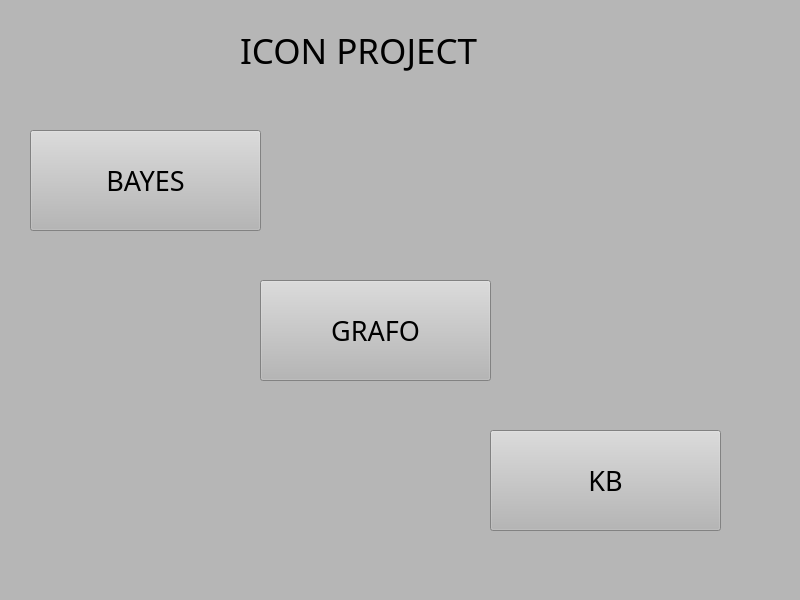
<?xml version="1.0" encoding="UTF-8"?>
<ui version="4.0">
 <class>Form</class>
 <widget class="QWidget" name="Form">
  <property name="geometry">
   <rect>
    <x>0</x>
    <y>0</y>
    <width>800</width>
    <height>600</height>
   </rect>
  </property>
  <property name="windowTitle">
   <string>Form</string>
  </property>
  <property name="windowOpacity">
   <double>1.000000000000000</double>
  </property>
  <property name="styleSheet">
   <string notr="true">background-color: rgb(182, 182, 182);</string>
  </property>
  <widget class="QPushButton" name="pushButtonBayes">
   <property name="geometry">
    <rect>
     <x>30</x>
     <y>130</y>
     <width>231</width>
     <height>101</height>
    </rect>
   </property>
   <property name="font">
    <font>
     <family>Bauhaus 93</family>
     <pointsize>20</pointsize>
     <weight>50</weight>
     <italic>false</italic>
     <bold>false</bold>
     <strikeout>false</strikeout>
    </font>
   </property>
   <property name="text">
    <string>BAYES</string>
   </property>
  </widget>
  <widget class="QPushButton" name="pushButtonGrafo">
   <property name="geometry">
    <rect>
     <x>260</x>
     <y>280</y>
     <width>231</width>
     <height>101</height>
    </rect>
   </property>
   <property name="font">
    <font>
     <family>Bauhaus 93</family>
     <pointsize>20</pointsize>
     <weight>50</weight>
     <italic>false</italic>
     <bold>false</bold>
    </font>
   </property>
   <property name="text">
    <string>GRAFO</string>
   </property>
  </widget>
  <widget class="QPushButton" name="pushButtonKB">
   <property name="geometry">
    <rect>
     <x>490</x>
     <y>430</y>
     <width>231</width>
     <height>101</height>
    </rect>
   </property>
   <property name="font">
    <font>
     <family>Bauhaus 93</family>
     <pointsize>20</pointsize>
     <weight>50</weight>
     <italic>false</italic>
     <bold>false</bold>
    </font>
   </property>
   <property name="text">
    <string>KB</string>
   </property>
  </widget>
  <widget class="QLabel" name="labelTitolo">
   <property name="geometry">
    <rect>
     <x>240</x>
     <y>10</y>
     <width>300</width>
     <height>81</height>
    </rect>
   </property>
   <property name="font">
    <font>
     <family>Bauhaus 93</family>
     <pointsize>26</pointsize>
    </font>
   </property>
   <property name="text">
    <string>ICON PROJECT</string>
   </property>
  </widget>
 </widget>
 <resources/>
 <connections/>
</ui>
